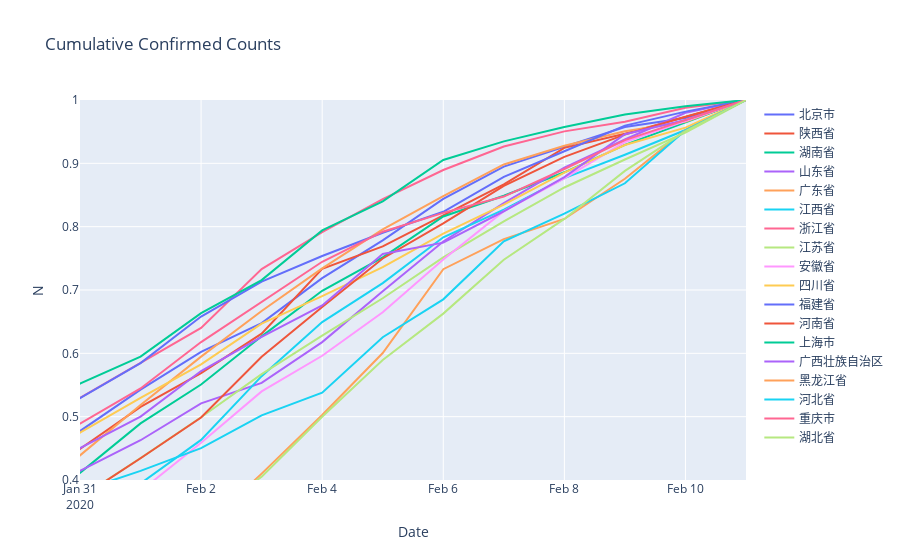

The code cell stored with this chart in its notebook:
### Code cell
fig = go.Figure()
for province in provinces:
    result = result_p[result_p['name']==province]
    if np.max(result.confirmedCount) > 200:
        ax.plot(result.date, result.confirmedCount / np.max(result.confirmedCount))
        fig.add_trace(go.Scatter(x=result.date, y=result.confirmedCount / np.max(result.confirmedCount),
                    mode='lines',
                    name=province))
fig.update_layout(title="Cumulative Confirmed Counts", xaxis_title="Date", yaxis_title="N")
fig.update_yaxes(range=[0.4, 1])
fig.update_xaxes(range=[result.date.iloc[-12], result.date.iloc[-1]])
fig.show()
